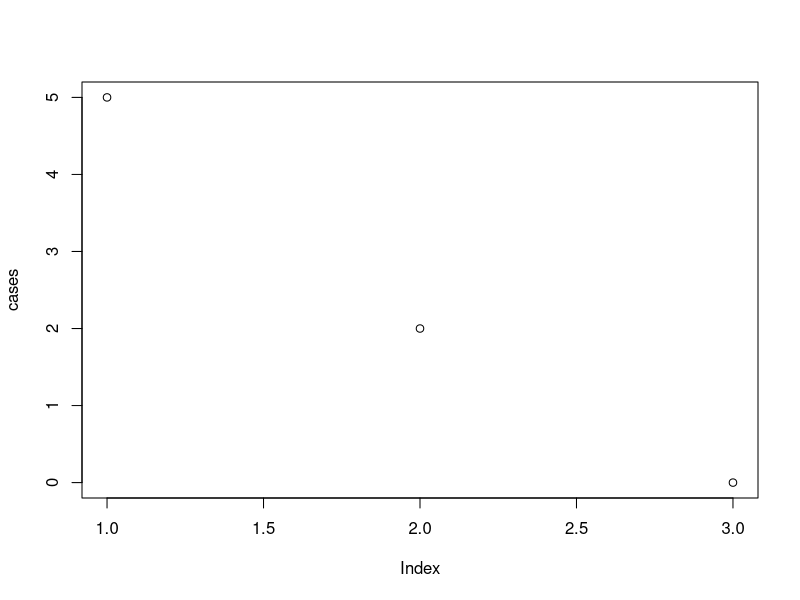

R code for this plot:
## ---- chunk 1
library(ggplot2)
library(foreach)
library(dplyr)
## ---- chunk 2
Traj_X <- data.frame()
Traj_Y <- data.frame()
for (k in 1:100) {
    X <- data.frame(x=1:1000,val=rep(0,1000),run=rep(k,1000)) 
    Y <- data.frame(x=1:1000,val=rep(0,1000),run=rep(k,1000))
    X_r <- rep(0,1000)
    Y_r <- rep(0,1000)
    for (i in 1:1000) {
        if (i > 1) {
            X_r[i] <- 0.5*X_r[i-1]+rnorm(1)
            Y_r[i] <- 2*Y_r[i-1]+rnorm(1)
        }
    }
    X$val <- X_r
    Y$val <- Y_r
    Traj_X <- rbind(Traj_X, X)
    Traj_Y <- rbind(Traj_Y, Y)
}
## ---- chunk 3
mean_X = rep(0,100)
mean_Y = rep(0,100)
for (i in 1:100) {
    x = Traj_X %>% filter(run == i) %>% select(val)
    y = Traj_Y %>% filter(run == i) %>% select(val)
    mean_X[i] = mean(x$val)
    mean_Y[i] = mean(y$val)
}
## ---- chunk 4
mean(mean_X)
## ---- chunk 5
mean(mean_Y)
## ---- chunk 6
alpha <- 0.0001
cases <- c(5)
s <- 1000
i <- 5
while (i > 0) {
    p <- 1 - (1 - alpha)^(i)
    i <- rbinom(1, s, p)
    cases <- c(cases, i)
}
## ---- chunk 7
plot(cases)
## ---- chunk 8
P <- c(0.1, 0.4, 0.2, 0.3,
       0.6,   0, 0.2, 0.2,
       0.1, 0.3, 0.3, 0.3,
       0.5, 0.3, 0.1, 0.1)
P <- matrix(P,nrow=4,byrow=T)
alpha=rep(1/4,4) #uniform initial distribution
## ---- chunk 9
P <- c(0.1, 0.4, 0.2, 0.3,
       0.6,   0, 0.2, 0.2,
       0.1, 0.3, 0.3, 0.3,
       0.5, 0.3, 0.1, 0.1)
P <- matrix(P,nrow=4,byrow=T)
alpha=rep(1/4,4) #uniform initial distribution
## ---- chunk 10
matrixpower <- function(M,k) {
  # ARGUMENTS:
  # M: square matrix 
  # k: exponent
  if(dim(M)[1]!=dim(M)[2]) return(print("Error: matrix M is not square"))
  if (k == 0) return(diag(dim(M)[1]))  # if k=0 returns the identity matrix
  if (k == 1) return(M)
  if (k > 1)  return(M %*% matrixpower(M, k-1)) # if k>1 recursively apply the function
}
## ---- chunk 11
P[4,3]
## ---- chunk 12
matrixpower(P,2)[4,3]
## ---- chunk 13
(t(alpha)%*%P)[1]
## ---- chunk 14
sum(P[,2])/4
